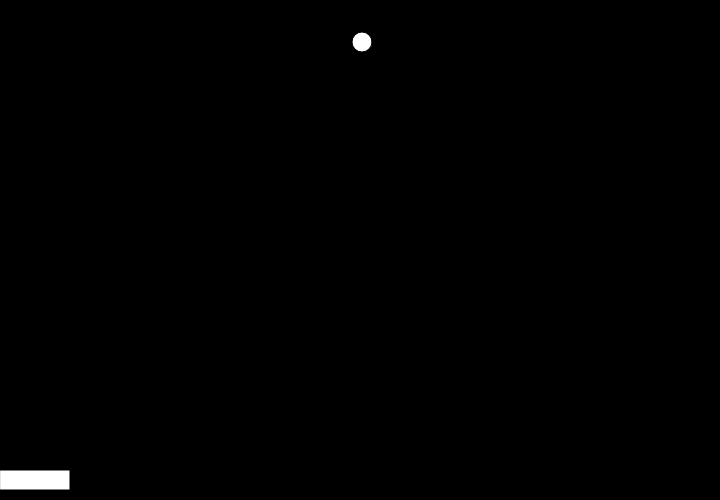
Frame 1 (no input)
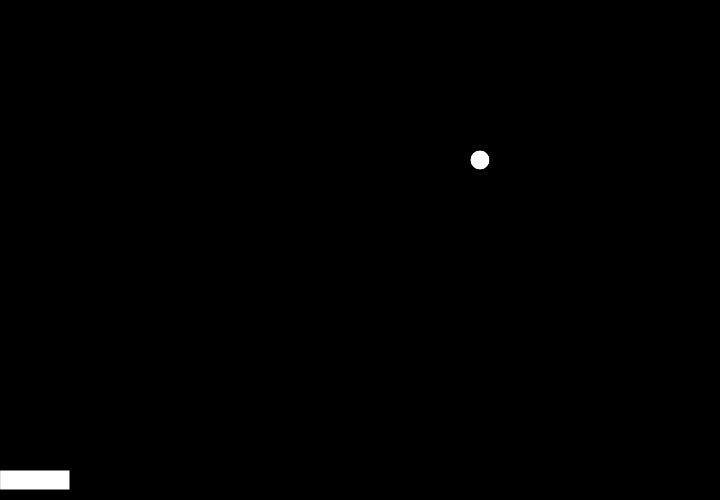
Frame 60 (no input)
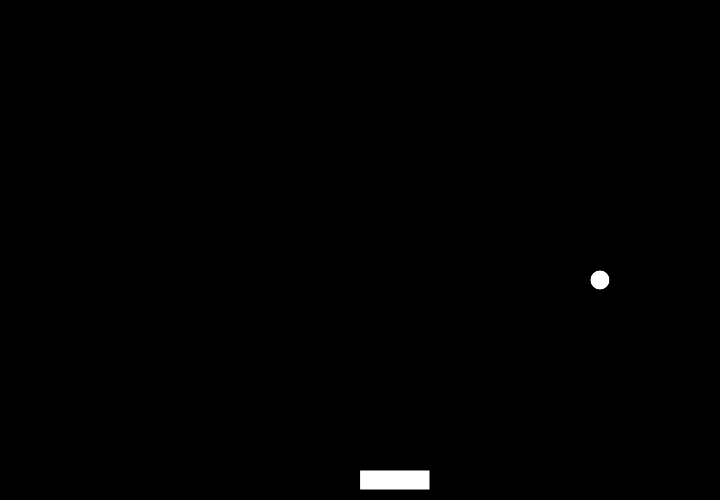
Frame 120 (the mouse pressed at the canvas centre since frame 60)

The p5.js sketch that drew these frames (run headless with seeded random() and noise() and a simulated clock; from frame 60 on, the mouse is pressed at the canvas centre):

// p5.js sketch
// ── sketch.js
var paddle;
var ball;

function setup() {
    createCanvas(720, 500);
    paddle = new Paddle();
    ball = new Ball();
}

function draw() {
    background(0);
    
    paddle.pong(ball);
    
    ball.update();
    paddle.update();
    ball.show();
    paddle.show();
    
}
// ── ball.js
function Ball() {
    this.x = width / 2;
    this.y = 40;
    this.xVelocity = 2;
    this.yVelocity = 2;
    this.isPaddleHit = false;
    
    this.show = function(){
        if (this.hits()){
            fill('red');
        }
        else{
            fill(255);
        }
        ellipse(this.x, this.y, 20, 20);
    }
    
    this.hits = function(){
        return this.x <= 0 || this.x >= width || this.y <= 0 || this.y >= height || this.isPaddleHit;
    }
    this.update = function(){
        this.updateVelocityWhenHit();
        this.x += this.xVelocity;
        this.y += this.yVelocity;
    }
    
    this.updateVelocityWhenHit = function(){
        if (this.hits()) {
            if (this.x <= 0 || this.x >= width) {
                this.xVelocity *= -1;
            }
            if (this.y <= 0 || this.y >= height || this.isPaddleHit) {
                this.yVelocity *= -1; 
                this.isPaddleHit = false;
            }
            if(this.isPaddleHit) {
                this.isPaddleHit = false;
                this.yVelocity *= -1; 
                this.xVelocity *= -1;
            }
        }
    }
}
// ── bricks.js
function Bricks() {
    this.rows = Math.floor(random(2,4));
    this.brickThickness = 50;
    this.brickRoundRadius = 3;
    this.bricks = [];
    
    
    
    this.show = function(){
        var totalWidth = 0 ;
        fill('blue');

        var currentRow = 0;
        for(var i = 0; i < this.bricks.length; i++){
            if(currentRow != this.bricks[i].row) {
                totalWidth = 0;
            }
            this.bricks[i].x = totalWidth;
            this.bricks[i].y = this.bricks[i].row * this.brickThickness;
            if(this.bricks[i].isActive){
                rect(totalWidth, this.bricks[i].row * this.brickThickness, this.bricks[i].width, this.brickThickness, this.brickRoundRadius);
            }
            
            totalWidth += this.bricks[i].width;
            currentRow = this.bricks[i].row;
            
        }
    };
    
    this.setup = function(){
        this.bricks = this.makeBrickRows(width);
    };
    
    this.makeBrickRows = function(totalWidth) {
        var bricks = [];
        var resetWidth = totalWidth;
        
        for(var j = 0; j < this.rows; j++) {
            var numberOfBricks = Math.ceil(random(6,10));
            totalWidth = resetWidth;
            for (var i = 0; i < numberOfBricks; i++) {
                var widthOfBrick = 0;
                
                widthOfBrick = Math.floor(random(40, totalWidth));
                
                var endRow = false;
                if(totalWidth - widthOfBrick <= 0){
                    totalWidth = widthOfBrick - totalWidth;
                    endRow = true;
                }
                else {
                    totalWidth -= widthOfBrick;
                }
                
                bricks.push({
                    isActive: true,
                    width: widthOfBrick,
                    row: j
                });
                 
                if(endRow) {
                    break;
                }
            }
        }
        return bricks;
    };
    
    this.pong = function(ball){
      
      for(var i = 0; i < this.bricks.length; i++){
          var x1 = this.bricks[i].x;
          var x2 = this.bricks[i].x + this.bricks[i].width;
          var y1 = this.bricks[i].y;
          var y2 = this.bricks[i].y + this.brickThickness;
          
           if(this.bricks[i].isActive &&(x1 <= ball.x && x2 >= ball.x) && (y1 <= ball.y && y2 >= ball.y)){
             this.bricks[i].isActive = false;
              ball.isPaddleOrBrickHit = true;
              console.log("PONG");
              break;
              
           }
      }  
    };
}
// ── paddle.js
function Paddle() {
    this.x = mouseX;
    this.y = height - 30;
    this.width = 70;
    this.height = 20;
    
    this.show = function() {
        fill(255);
        if(this.x + this.width < width){
            rect(this.x, this.y, this.width, this.height)
        } else {
            rect(width - this.width, this.y, this.width, this.height)
        }
    };
    
    this.update = function(){
        this.x = mouseX;
    };
    
    this.pong = function(ball) {
        if((ball.x <= this.x + this.width && ball.x >= this.x) && ball.y >= this.y) {
            ball.isPaddleHit = true;
            console.log("PONG");
        }
        
    }
}
